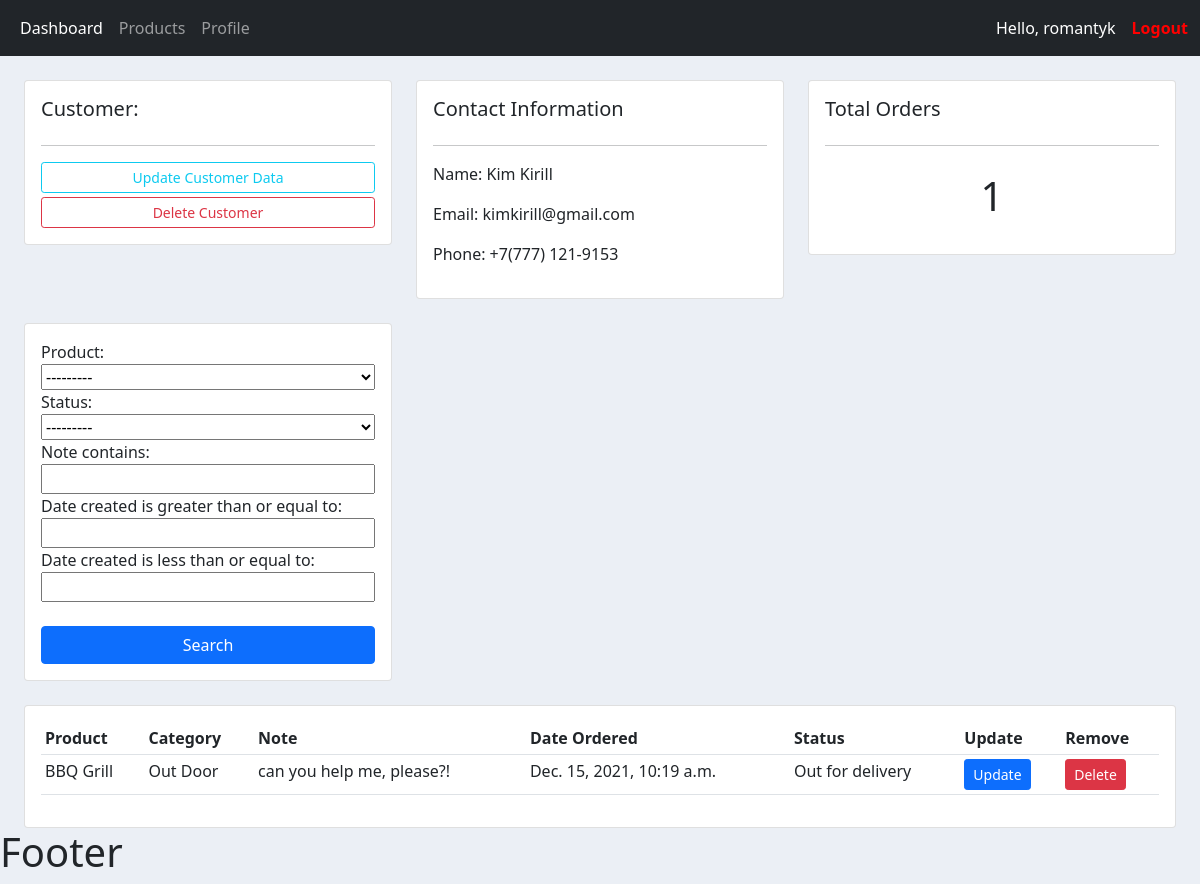
Page /customer/1 (signed in) on the committed database.
### accounts/models.py (models this page shows, shortened)
class Customer(models.Model):
    user = models.OneToOneField(User, null=True, on_delete=models.CASCADE)
    name = models.CharField(max_length=200, null=True)
    phone = models.CharField(max_length=200, null=True)
    email = models.CharField(max_length=200, null=True)
    date_created = models.DateTimeField(auto_now_add=True, null=True)

class Order(models.Model):
    STATUS = (
        ('Pending', 'Pending'),
        ('Out for delivery', 'Out for delivery'),
        ('Delivered', 'Delivered'),
    )
    customer = models.ForeignKey(Customer, null=True, on_delete=models.SET_NULL)
    product = models.ForeignKey(Product, null=True, on_delete=models.SET_NULL)
    date_created = models.DateTimeField(auto_now_add=True, null=True)
    status = models.CharField(max_length=200, null=True, choices=STATUS)
    note = models.CharField(max_length=1000, null=True)

class Product(models.Model):
    STATUS = (
        ('Indoor', 'Indoor'),
        ('Out Door', 'Out Door'),
    )
    name = models.CharField(max_length=200, null=True)
    price = models.FloatField(null=True)
    category = models.CharField(max_length=200, null=True, choices=STATUS)
    description = models.CharField(max_length=200, null=True, blank=True)
    date_created = models.DateTimeField(auto_now_add=True, null=True)
    tag = models.ManyToManyField(Tag)
    def __str__(self):
        return self.name

### accounts/decorators.py (the view)
    def _inner(request, *args, **kwargs):
        if not request.user.is_superuser:
            raise PermissionDenied
        return function(request, *args, **kwargs)

### accounts/views.py (called while the page is built)
@login_required(login_url='login')
@superuser_only
def customer(request, pk_customer):
    cr = Customer.objects.get(id=pk_customer)
    orders = cr.order_set.all()
    myFilter = OrderFilter(request.GET, queryset=orders)
    orders = myFilter.qs
    orders_count = orders.count()
    context = {'customer': cr, 'myFilter': myFilter, 'orders': orders,
               'orders_count': orders_count}
    return render(request, 'accounts/customer.html', context)

### accounts/templates/accounts/customer.html
{% extends 'accounts/main.html' %} {% block content %}
<br />
<div class="container-fluid">
    <div class="row">
        <div class="col-md">
            <div class="card card-body">
                <h5>Customer:</h5>
                <hr />
                <a class="btn btn-outline-info btn-sm btn-block" href="{% url 'update_customer' customer.id %}">Update Customer Data</a>
                <a class="btn btn-outline-danger btn-sm btn-block mt-1" href="{% url 'delete_customer' customer.id %}">Delete Customer</a>
            </div>
        </div>
        <div class="col-md">
            <div class="card card-body">
                <h5>Contact Information</h5>
                <hr />
                <p>Name: {{ customer.name }}</p>
                <p>Email: {{ customer.email }}</p>
                <p>Phone: {{ customer.phone }}</p>
            </div>
        </div>
        <div class="col-md">
            <div class="card card-body">
                <h5>Total Orders</h5>
                <hr />
                <h1 style="text-align: center; padding: 10px;">{{ orders_count }}</h1>
            </div>
        </div>
    </div>
    <br />
    <div class="row">
        <div class="col-sm-4">
            <div class="card card-body">
                <form method="get" style="display: flex; flex-direction: column;">
                    {% csrf_token %} {{ myFilter.form }}
                    <button class="btn btn-primary mt-4" type="submit">Search</button>
                </form>
            </div>
        </div>
    </div>
    <br />
    <div class="row">
        <div class="col-md">
            <div class="card card-body">
                <table class="table table-sm">
                    <tr>
                        <th>Product</th>
                        <th>Category</th>
                        <th>Note</th>
                        <th>Date Ordered</th>
                        <th>Status</th>
                        <th>Update</th>
                        <th>Remove</th>
                    </tr>
                    {% for i in orders %}
                    <tr>
                        <td>{{i.product.name}}</td>
                        <td>{{i.product.category}}</td>
                        <td>{{i.note}}</td>
                        <td>{{i.date_created}}</td>
                        <td>{{i.status}}</td>
                        <td><a href="{% url 'update_order' i.id %}" class="btn btn-primary btn-sm">Update</a></td>
                        <td><a href="{% url 'delete_order' i.id %}" class="btn btn-danger btn-sm">Delete</a></td>
                    </tr>
                    {% endfor %}
                </table>
            </div>
        </div>
    </div>
</div>
{% endblock %}

### accounts/templates/accounts/navbar.html (shortened to what this page needs)
{% load static %}
<nav class="navbar navbar-expand-lg navbar-dark bg-dark">
  <div class="container-fluid">
    <div class="collapse navbar-collapse ml-1" id="navbarNav">
      <ul class="navbar-nav">
        {% if request.user.is_staff %}
        <li class="nav-item">
          <a class="nav-link active" aria-current="page" href="{% url 'home' %}">Dashboard</a>
        </li>
        <li class="nav-item">
          <a class="nav-link" href="{% url 'products' %}" >Products</a>
        </li>
        {% endif %}
        <li class="nav-item">
          <a class="nav-link" aria-current="page" href="{% url 'user-page' %}">Profile</a>
        </li>
      </ul>
    </div>
    <span style="color: white; font-size: 16px; margin-right: 16px;">Hello, {{ request.user.username }}</span>
    <span><a href="{% url 'logout' %}" style="font-size: 16px;text-decoration: none;color: red;font-weight: 600;">Logout</a></span>
  </div>
</nav>

### static/css/main.css (style rules this page uses)
body { background-color: #ebeff5; }

### rows in the picture
Customer: name "Kim Kirill", email "kimkirill@gmail.com", phone "+7(777) 121-9153"
Order: product.name "BBQ Grill", product.category "Out Door", note "can you help me, please?!", date_created "Dec. 15, 2021, 10:19 a.m.", status "Out for delivery"

### other values in the picture
{{ request.user.username }} "romantyk"
{{ orders_count }} "1"
